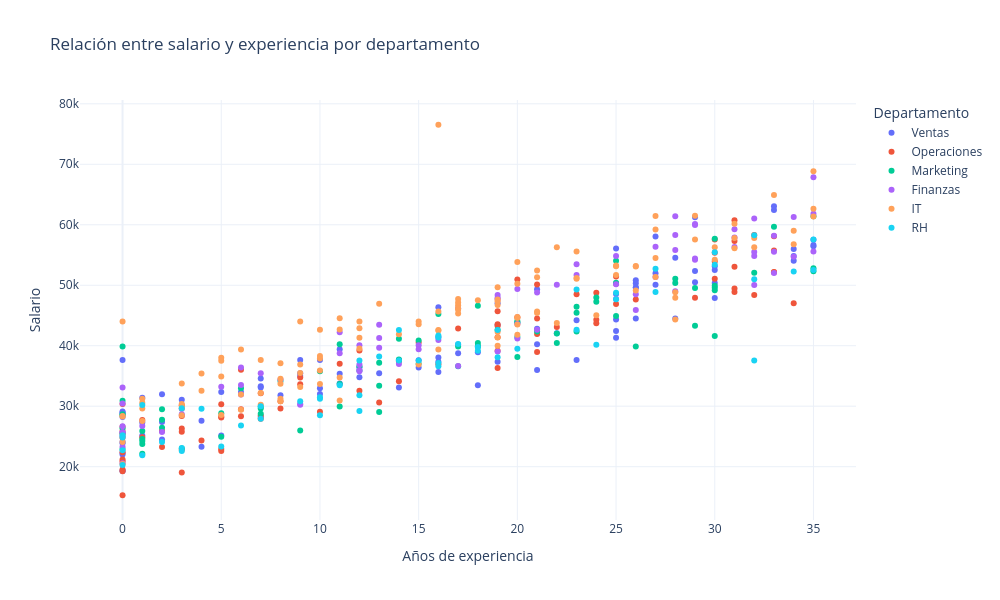

Notebook cell for this chart:
### Code cell
# TODO B2: Gráfico interactivo Plotly de salario vs experiencia


import plotly.express as px

fig = px.scatter(
    df,
    x='experiencia_anios',
    y='salario',
    color='departamento',
    title='Relación entre salario y experiencia por departamento',
    labels={
        'experiencia_anios': 'Años de experiencia',
        'salario': 'Salario',
        'departamento': 'Departamento'
    },
    hover_data=['edad', 'educacion', 'ciudad'],
    size_max=12
)

fig.update_layout(
    width=1000,
    height=600,
    template='plotly_white',
    legend_title='Departamento'
)

fig.show()
